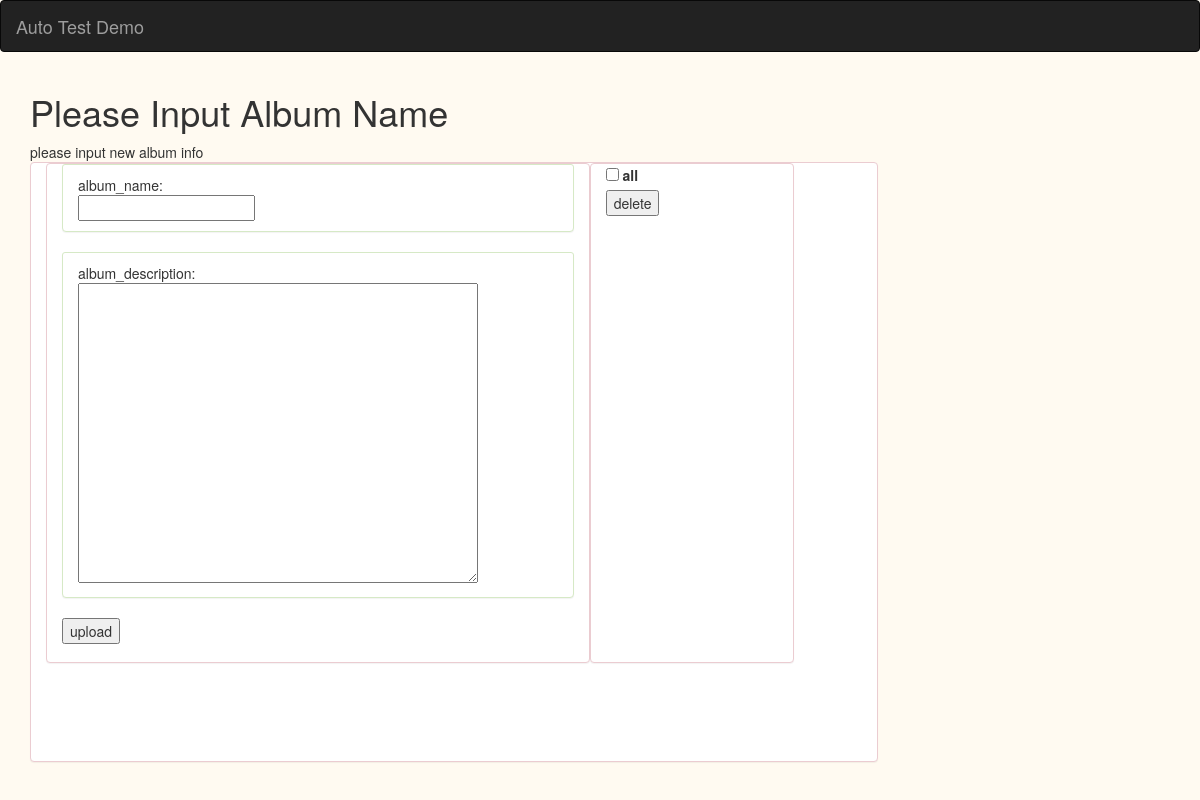
/new_album, run on an earlier commit of the app's database.
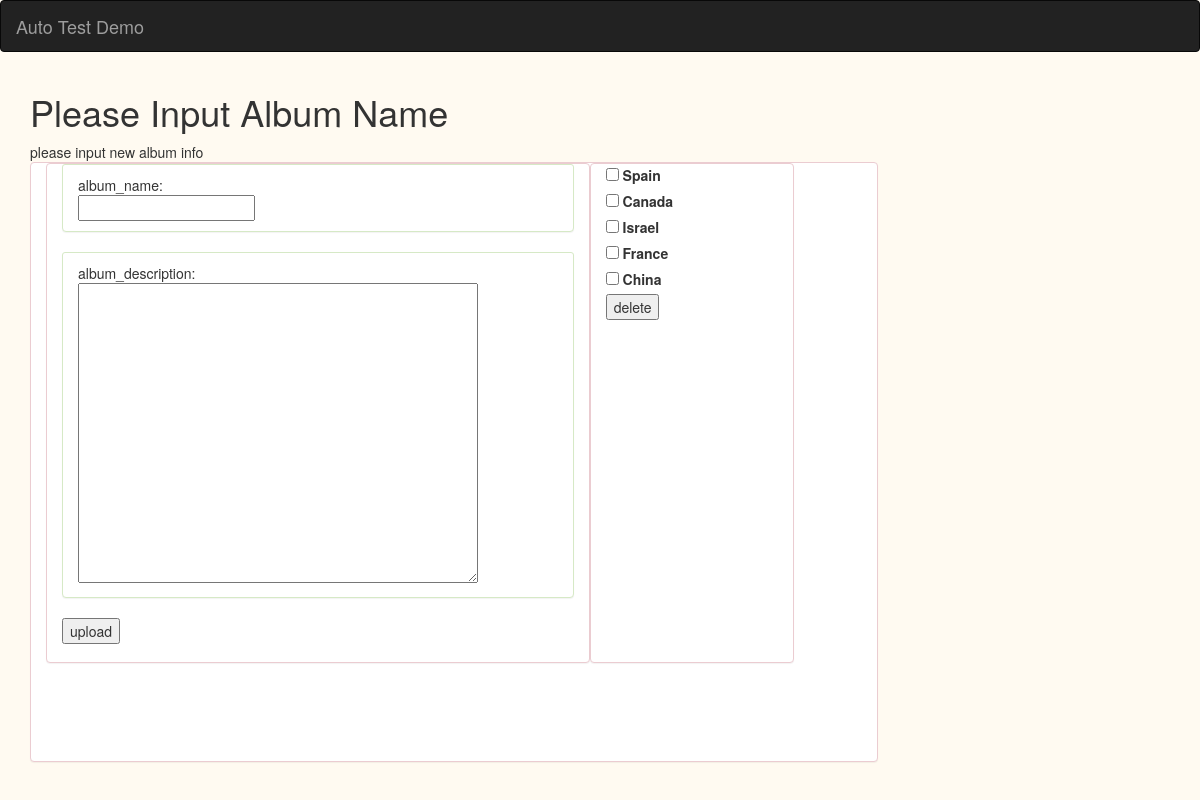
And on a later commit of the database.
### model/models.py (models this page shows)
class IMAGE_ALBUM(db.Model):
    id = db.Column(db.Integer, primary_key=True)
    album_name = db.Column(db.String(100), unique=False, nullable=False)
    album_description = db.Column(db.String(100), unique=False, nullable=False)
    __table_args__ = (db.UniqueConstraint('id', 'album_name'),)

### main.py (the view)
@login_required
@app.route('/new_album',methods=['POST','GET'])
def new_album():
    if request.method == 'POST':
        if request.form['form_method'] == "add":
            album_name = request.form['album_name']
            album_description = request.form['album_description']
            album_info = IMAGE_ALBUM(album_name=album_name, album_description=album_description)
            db.session.add(album_info)
            db.session.commit()
            image_album = db.session.query(IMAGE_ALBUM.album_name).all()
            return render_template('new_album.html', image_album=image_album, message="please input new album info")
        elif request.form['form_method'] == "delete":
            print(request.form['form_method'])
            selected_album = request.form.getlist('album_name_list')
            for each_album in selected_album:
                print("_",each_album)
                db.session.query(IMAGE_ALBUM).filter(IMAGE_ALBUM.album_name==each_album).delete()
                db.session.commit()
            image_album = db.session.query(IMAGE_ALBUM.album_name).all()
            return render_template('new_album.html', image_album=image_album, message="please input new album info")
    else:
        image_album = db.session.query(IMAGE_ALBUM.album_name).all()
        return render_template('new_album.html', image_album=image_album, message="please input new album info")

### templates/new_album.html (shortened to what this page needs)
{% extends "layout.html" %}
{% block index %}
    <h1>Please Input Album Name</h1>
{{ message }}
<div class='col-md-12 col-lg-12 panel panel-danger' style="height:600px">
    <div class="col-md-8 col-lg-8 panel panel-danger" style="height:500px">
    <form action="" enctype='multipart/form-data' method='POST'>
        <div class="panel panel-success panel-heading">
            album_name:<br>
            <input type="text" name="album_name">
        </div>
        <div class="panel panel-success panel-heading">
            album_description:<br>
            <textarea name="album_description" style="height:300px;width:400px;"></textarea>
        </div>
        <input type="submit" value="upload" >
    </form>
    </div>
    <div class="col-md-3 col-lg-3 panel panel-danger" style="height:500px">
        <form action="" enctype='multipart/form-data' method='POST'>
        {% for each_album in image_album %}
            <input type="checkbox" class="form-check-input" name="album_name_list" value="{{ each_album[0] }}">
            <label class="form-check-label" for="flexCheckChecked">
                {{ each_album[0] }}
            </label> <br>
            {% endfor %}
            <input type="submit" value="delete" >
        </form>
    </div>
</div>
{% endblock %}

### templates/layout.html (shortened to what this page needs)
<!DOCTYPE html>
<html lang="en">
<head>
    <link rel="stylesheet" href="../static/css/bootstrap.min.css">
    <link rel="stylesheet" href="../static/css/img_pop.css">
    <link rel="stylesheet" href="../static/css/index.css">
</head>
<body>
<nav class="navbar navbar-inverse">
  <div class="container-fluid">
    <div class="navbar-header">
      <a class="navbar-brand" href="#">Auto Test Demo</a>
    </div>
  </div>
</nav>
<div class="container">
    <div class="row">
        <div class="col-lg-9">
            {% block index %}           {% endblock %}
       </div>
    </div>
</div>
</body>
</html>

### static/css/index.css (style rules this page uses)
body { background-size: 100%; background-color: #FFFaF1; }

What changed in the data, as far as the page shows it:
removed IMAGE_ALBUM: album_name "all"
added IMAGE_ALBUM: album_name "Spain"
added IMAGE_ALBUM: album_name "Canada"
added IMAGE_ALBUM: album_name "Israel"
added IMAGE_ALBUM: album_name "France"
added IMAGE_ALBUM: album_name "China"
